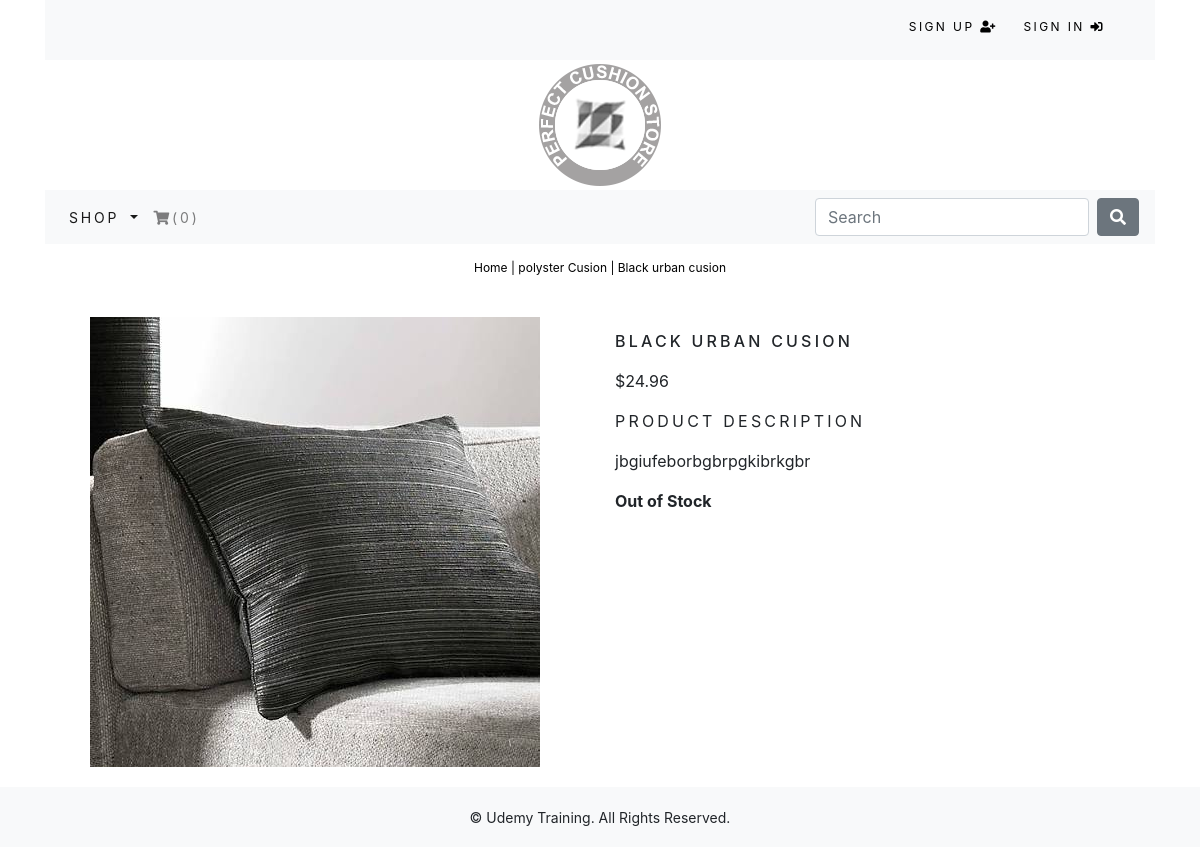
/shop/polyster-cusion/black-urban-cusion/, run on the app's committed database.
### shop/models.py (models this page shows, shortened)
class Product(models.Model):
	name = models.CharField(max_length=250, unique=True)
	slug = models.SlugField(max_length=250, unique=True)
	stockcode = models.CharField(max_length=250, blank=True)
	description = models.TextField(blank=True)
	category = models.ForeignKey(Category, on_delete=models.CASCADE)
	price = models.DecimalField(max_digits=10, decimal_places=2)
	image = models.ImageField(upload_to='product', blank=True)
	stock = models.IntegerField()
	available = models.BooleanField(default=True)
	created = models.DateTimeField(auto_now_add=True)
	updated = models.DateTimeField(auto_now=True)
	class Meta:
		ordering = ('name',)
		verbose_name = 'product'
		verbose_name_plural = 'products'

class Category(models.Model):
	name = models.CharField(max_length=250, unique=True)
	slug = models.SlugField(max_length=250, unique=True)# it will get the url path that the visitor request in the broswer
	description = models.TextField(blank=True)
	image = models.ImageField(upload_to='category', blank=True)# set upload to category
	class Meta: # define option of this model
		ordering = ('name',)
		verbose_name = 'category'
		verbose_name_plural = 'categories'
	def get_url(self):
		return reverse('shop:products_by_category', args=[self.slug])
	def __str__(self):
		return '{}'.format(self.name)

### shop/views.py (the view)
# urls.py: path('<slug:c_slug>/<slug:product_slug>/', views.ProdCatDetail, name='ProdCatDetail'),
def ProdCatDetail(request,c_slug,product_slug):
	try:
		product = Product.objects.get(category__slug=c_slug,slug=product_slug)
	except Exception as e:
		raise e
	return render(request,'shop/product.html', {'product':product})

### cart/context_processors.py (called while the page is built)
def counter(request):
	item_count = 0
	if 'admin' in request.path:
		return {}
	else:
		try:
			cart = Cart.objects.filter(cart_id=_cart_id(request))
			cart_items = CartItem.objects.all().filter(cart=cart[:1])
			for cart_item in cart_items:
				item_count += cart_item.quantity
		except Cart.DoesNotExist:
			item_count = 0
	return dict(item_count = item_count)

### cart/views.py (called while the page is built)
def _cart_id(request): # checking if the cart is existed
	cart = request.session.session_key
	if not cart:
		cart = request.session.create()
	return cart

### shop/context_processors.py (called while the page is built)
def menu_links(request):
	links = Category.objects.all() # get all the categories
	return dict(links=links) # dict = dictionary

### shop/templates/shop/product.html (shortened to what this page needs)
{% extends "base.html" %}
{% load staticfiles %}
{% block content %}
	<div class="row my_prod_row_class">
		<div class="mx-auto">
			<p><a href="{% url 'shop:allProdCat' %}">Home</a> | <a href="{{ product.category.get_url }}">{{product.category}}</a> | {{product.name}}</p>
		</div>
		<div class="container">
			<br>
			<div class="row">
				<div class="col-12 col-sm-12 col-md-12 col-lg-6 text-center">
					<div style="min-width: 18rem;">
						<img src="{{product.image.url}}" alt="{{product.name}}">
					</div>
				</div>
				<div class="col-12 col-sm-12 col-md-12 col-lg-6">
					<div>
						<h1 class="my_prod_title">{{product.name}}</h1>
						<p>${{product.price}}</p>
						<p class="my_title">Product Description</p>
						<p class="text-justify my_prod_text">{{product.description}}</p>
						{% if product.stock <= 0%}
							<p class="text-justify my_prod_text"><b>Out of Stock</b></p>
						{% else %}
							<a class="btn btn-secondary" href="{% url 'cart:add_cart' product.id %}">Add to Cart</a>
						{% endif %}
					</div>
				</div>
			</div>
		</div>
	</div>
{% endblock %}

### static/css/custom.css (style rules this page uses)
body { font-family: 'Roboto', sans-serif; }
.my_title { font-size: 16px; text-transform: uppercase; letter-spacing: .2em; }
.my_prod_row_class { padding-top: 15px; padding-bottom: 20px; }
.my_prod_row_class .mx-auto p { color: #000; font-size: 12px; }
.my_prod_row_class .mx-auto p a { color: #000; font-size: 12px; text-decoration: none; }
.my_prod_title { font-size: 16px; text-transform: uppercase; letter-spacing: .2em; padding-top: 15px; padding-bottom: 10px; }
.my_prod_text { padding-right: 20px; }

### data on the page
Product: category "polyster Cusion", name "Black urban cusion", image (picture), name "BLACK URBAN CUSION", price "24.96", description "jbgiufeborbgbrpgkibrkgbr"

### other printed values
{{ item_count }} "0"
